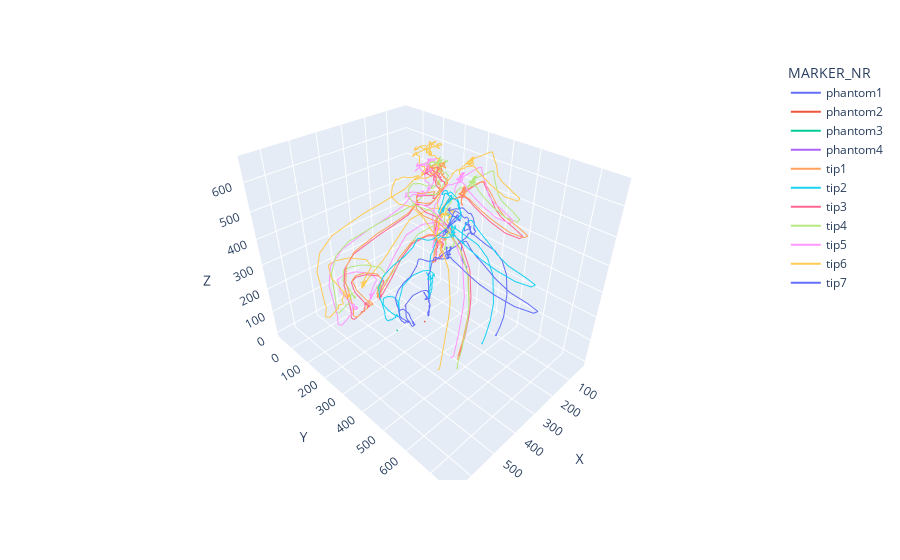

Notebook source saved alongside this figure:
### Code cell
fig = px.line_3d(subsampled, x="X", y="Y", z="Z", hover_data=["FRAME"], color="MARKER_NR")
fig.write_html("subsamplingResultsFull.html")
fig.show()

### Figure 1 — Plotly figure (JSON) as saved in the notebook; plotly's stock layout.template omitted (floating-point values rounded to 4 significant figures; data arrays with more than 128 entries replaced by an {"elided": "..."} marker saying what was removed)
{"data": [{"customdata": {"elided": "500x1 int values"}, "hovertemplate": "MARKER_NR=phantom1<br>X=%{x}<br>Y=%{y}<br>Z=%{z}<br>FRAME=%{customdata[0]}<extra></extra>", "legendgroup": "phantom1", "line": {"color": "#636efa", "dash": "solid"}, "marker": {"symbol": "circle"}, "mode": "lines", "name": "phantom1", "scene": "scene", "showlegend": true, "type": "scatter3d", "x": {"elided": "500 float values"}, "y": {"elided": "500 float values"}, "z": {"elided": "500 float values"}}, {"customdata": {"elided": "500x1 int values"}, "hovertemplate": "MARKER_NR=phantom2<br>X=%{x}<br>Y=%{y}<br>Z=%{z}<br>FRAME=%{customdata[0]}<extra></extra>", "legendgroup": "phantom2", "line": {"color": "#EF553B", "dash": "solid"}, "marker": {"symbol": "circle"}, "mode": "lines", "name": "phantom2", "scene": "scene", "showlegend": true, "type": "scatter3d", "x": {"elided": "500 float values"}, "y": {"elided": "500 float values"}, "z": {"elided": "500 float values"}}, {"customdata": {"elided": "500x1 int values"}, "hovertemplate": "MARKER_NR=phantom3<br>X=%{x}<br>Y=%{y}<br>Z=%{z}<br>FRAME=%{customdata[0]}<extra></extra>", "legendgroup": "phantom3", "line": {"color": "#00cc96", "dash": "solid"}, "marker": {"symbol": "circle"}, "mode": "lines", "name": "phantom3", "scene": "scene", "showlegend": true, "type": "scatter3d", "x": {"elided": "500 float values"}, "y": {"elided": "500 float values"}, "z": {"elided": "500 float values"}}, {"customdata": {"elided": "500x1 int values"}, "hovertemplate": "MARKER_NR=phantom4<br>X=%{x}<br>Y=%{y}<br>Z=%{z}<br>FRAME=%{customdata[0]}<extra></extra>", "legendgroup": "phantom4", "line": {"color": "#ab63fa", "dash": "solid"}, "marker": {"symbol": "circle"}, "mode": "lines", "name": "phantom4", "scene": "scene", "showlegend": true, "type": "scatter3d", "x": {"elided": "500 float values"}, "y": {"elided": "500 float values"}, "z": {"elided": "500 float values"}}, {"customdata": {"elided": "500x1 int values"}, "hovertemplate": "MARKER_NR=tip1<br>X=%{x}<br>Y=%{y}<br>Z=%{z}<br>FRAME=%{customdata[0]}<extra></extra>", "legendgroup": "tip1", "line": {"color": "#FFA15A", "dash": "solid"}, "marker": {"symbol": "circle"}, "mode": "lines", "name": "tip1", "scene": "scene", "showlegend": true, "type": "scatter3d", "x": {"elided": "500 float values"}, "y": {"elided": "500 float values"}, "z": {"elided": "500 float values"}}, {"customdata": {"elided": "500x1 int values"}, "hovertemplate": "MARKER_NR=tip2<br>X=%{x}<br>Y=%{y}<br>Z=%{z}<br>FRAME=%{customdata[0]}<extra></extra>", "legendgroup": "tip2", "line": {"color": "#19d3f3", "dash": "solid"}, "marker": {"symbol": "circle"}, "mode": "lines", "name": "tip2", "scene": "scene", "showlegend": true, "type": "scatter3d", "x": {"elided": "500 float values"}, "y": {"elided": "500 float values"}, "z": {"elided": "500 float values"}}, {"customdata": {"elided": "500x1 int values"}, "hovertemplate": "MARKER_NR=tip3<br>X=%{x}<br>Y=%{y}<br>Z=%{z}<br>FRAME=%{customdata[0]}<extra></extra>", "legendgroup": "tip3", "line": {"color": "#FF6692", "dash": "solid"}, "marker": {"symbol": "circle"}, "mode": "lines", "name": "tip3", "scene": "scene", "showlegend": true, "type": "scatter3d", "x": {"elided": "500 float values"}, "y": {"elided": "500 float values"}, "z": {"elided": "500 float values"}}, {"customdata": {"elided": "500x1 int values"}, "hovertemplate": "MARKER_NR=tip4<br>X=%{x}<br>Y=%{y}<br>Z=%{z}<br>FRAME=%{customdata[0]}<extra></extra>", "legendgroup": "tip4", "line": {"color": "#B6E880", "dash": "solid"}, "marker": {"symbol": "circle"}, "mode": "lines", "name": "tip4", "scene": "scene", "showlegend": true, "type": "scatter3d", "x": {"elided": "500 float values"}, "y": {"elided": "500 float values"}, "z": {"elided": "500 float values"}}, {"customdata": {"elided": "500x1 int values"}, "hovertemplate": "MARKER_NR=tip5<br>X=%{x}<br>Y=%{y}<br>Z=%{z}<br>FRAME=%{customdata[0]}<extra></extra>", "legendgroup": "tip5", "line": {"color": "#FF97FF", "dash": "solid"}, "marker": {"symbol": "circle"}, "mode": "lines", "name": "tip5", "scene": "scene", "showlegend": true, "type": "scatter3d", "x": {"elided": "500 float values"}, "y": {"elided": "500 float values"}, "z": {"elided": "500 float values"}}, {"customdata": {"elided": "500x1 int values"}, "hovertemplate": "MARKER_NR=tip6<br>X=%{x}<br>Y=%{y}<br>Z=%{z}<br>FRAME=%{customdata[0]}<extra></extra>", "legendgroup": "tip6", "line": {"color": "#FECB52", "dash": "solid"}, "marker": {"symbol": "circle"}, "mode": "lines", "name": "tip6", "scene": "scene", "showlegend": true, "type": "scatter3d", "x": {"elided": "500 float values"}, "y": {"elided": "500 float values"}, "z": {"elided": "500 float values"}}, {"customdata": {"elided": "500x1 int values"}, "hovertemplate": "MARKER_NR=tip7<br>X=%{x}<br>Y=%{y}<br>Z=%{z}<br>FRAME=%{customdata[0]}<extra></extra>", "legendgroup": "tip7", "line": {"color": "#636efa", "dash": "solid"}, "marker": {"symbol": "circle"}, "mode": "lines", "name": "tip7", "scene": "scene", "showlegend": true, "type": "scatter3d", "x": {"elided": "500 float values"}, "y": {"elided": "500 float values"}, "z": {"elided": "500 float values"}}], "layout": {"legend": {"title": {"text": "MARKER_NR"}, "tracegroupgap": 0}, "margin": {"t": 60}, "scene": {"domain": {"x": [0, 1], "y": [0, 1]}, "xaxis": {"title": {"text": "X"}}, "yaxis": {"title": {"text": "Y"}}, "zaxis": {"title": {"text": "Z"}}}}}
